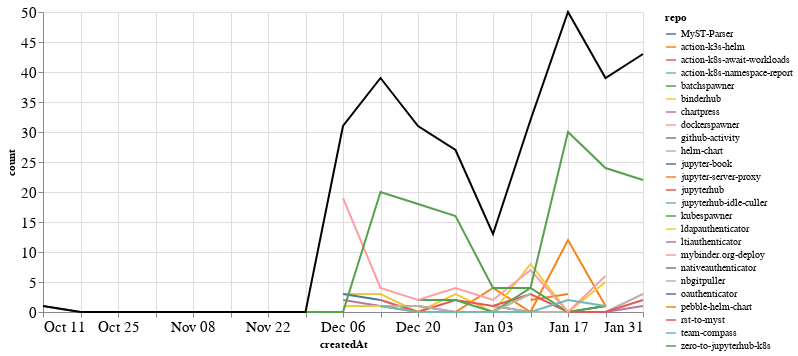

The notebook cell saved with this chart:
### Markdown cell above
### Comments

### Code cell
comments_time = comments.groupby('repo').resample('W', on='createdAt').count()['author'].reset_index()
comments_time = comments_time.rename(columns={'author': 'count'})
comments_time_total = comments_time.groupby('createdAt').agg({"count": "sum"}).reset_index()
ch1 = alt.Chart(comments_time, width=600).mark_line().encode(
    x='createdAt',
    y='count',
    color='repo',
    tooltip="repo"
)

ch2 = alt.Chart(comments_time_total, width=600).mark_line(color="black").encode(
    x='createdAt',
    y='count',
)

ch1 + ch2

### Figure 1 — Vega-Lite specification as saved in the notebook (floating-point values rounded to 4 significant figures)
{"config": {"axisLeft": {"labelFontSize": 15}, "axisBottom": {"labelFontSize": 15}}, "layer": [{"data": {"name": "data-2449b7e669c74e0c711af9e8c32b9741"}, "mark": "line", "encoding": {"color": {"type": "nominal", "field": "repo"}, "tooltip": {"type": "nominal", "field": "repo"}, "x": {"type": "temporal", "field": "createdAt"}, "y": {"type": "quantitative", "field": "count"}}, "width": 600}, {"data": {"name": "data-7d7d76f2e339b51e65f8478ed65a2906"}, "mark": {"type": "line", "color": "black"}, "encoding": {"x": {"type": "temporal", "field": "createdAt"}, "y": {"type": "quantitative", "field": "count"}}, "width": 600}], "$schema": "https://vega.github.io/schema/vega-lite/v4.8.1.json", "datasets": {"data-2449b7e669c74e0c711af9e8c32b9741": [{"repo": "MyST-Parser", "createdAt": "2021-01-03T00:00:00", "count": 1}, {"repo": "MyST-Parser", "createdAt": "2021-01-10T00:00:00", "count": 0}, {"repo": "MyST-Parser", "createdAt": "2021-01-17T00:00:00", "count": 0}, {"repo": "MyST-Parser", "createdAt": "2021-01-24T00:00:00", "count": 1}, {"repo": "action-k3s-helm", "createdAt": "2020-12-13T00:00:00", "count": 1}, {"repo": "action-k3s-helm", "createdAt": "2020-12-20T00:00:00", "count": 0}, {"repo": "action-k3s-helm", "createdAt": "2020-12-27T00:00:00", "count": 0}, {"repo": "action-k3s-helm", "createdAt": "2021-01-03T00:00:00", "count": 4}, {"repo": "action-k3s-helm", "createdAt": "2021-01-10T00:00:00", "count": 0}, {"repo": "action-k3s-helm", "createdAt": "2021-01-17T00:00:00", "count": 12}, {"repo": "action-k3s-helm", "createdAt": "2021-01-24T00:00:00", "count": 1}, {"repo": "action-k8s-await-workloads", "createdAt": "2021-01-31T00:00:00", "count": 3}, {"repo": "action-k8s-namespace-report", "createdAt": "2021-01-17T00:00:00", "count": 3}, {"repo": "batchspawner", "createdAt": "2021-01-31T00:00:00", "count": 8}, {"repo": "binderhub", "createdAt": "2020-12-06T00:00:00", "count": 3}, {"repo": "binderhub", "createdAt": "2020-12-13T00:00:00", "count": 3}, {"repo": "binderhub", "createdAt": "2020-12-20T00:00:00", "count": 0}, {"repo": "binderhub", "createdAt": "2020-12-27T00:00:00", "count": 3}, {"repo": "binderhub", "createdAt": "2021-01-03T00:00:00", "count": 0}, {"repo": "binderhub", "createdAt": "2021-01-10T00:00:00", "count": 8}, {"repo": "binderhub", "createdAt": "2021-01-17T00:00:00", "count": 0}, {"repo": "binderhub", "createdAt": "2021-01-24T00:00:00", "count": 5}, {"repo": "chartpress", "createdAt": "2020-12-06T00:00:00", "count": 2}, {"repo": "chartpress", "createdAt": "2020-12-13T00:00:00", "count": 1}, {"repo": "chartpress", "createdAt": "2020-12-20T00:00:00", "count": 1}, {"repo": "chartpress", "createdAt": "2020-12-27T00:00:00", "count": 0}, {"repo": "chartpress", "createdAt": "2021-01-03T00:00:00", "count": 0}, {"repo": "chartpress", "createdAt": "2021-01-10T00:00:00", "count": 0}, {"repo": "chartpress", "createdAt": "2021-01-17T00:00:00", "count": 0}, {"repo": "chartpress", "createdAt": "2021-01-24T00:00:00", "count": 0}, {"repo": "chartpress", "createdAt": "2021-01-31T00:00:00", "count": 1}, {"repo": "dockerspawner", "createdAt": "2020-12-20T00:00:00", "count": 7}, {"repo": "github-activity", "createdAt": "2020-12-13T00:00:00", "count": 1}, {"repo": "helm-chart", "createdAt": "2021-01-03T00:00:00", "count": 1}, {"repo": "helm-chart", "createdAt": "2021-01-10T00:00:00", "count": 0}, {"repo": "helm-chart", "createdAt": "2021-01-17T00:00:00", "count": 0}, {"repo": "helm-chart", "createdAt": "2021-01-24T00:00:00", "count": 0}, {"repo": "helm-chart", "createdAt": "2021-01-31T00:00:00", "count": 3}, {"repo": "jupyter-book", "createdAt": "2020-12-13T00:00:00", "count": 1}, {"repo": "jupyter-server-proxy", "createdAt": "2021-01-10T00:00:00", "count": 2}, {"repo": "jupyter-server-proxy", "createdAt": "2021-01-17T00:00:00", "count": 3}, {"repo": "jupyterhub", "createdAt": "2020-12-13T00:00:00", "count": 2}, {"repo": "jupyterhub", "createdAt": "2020-12-20T00:00:00", "count": 0}, {"repo": "jupyterhub", "createdAt": "2020-12-27T00:00:00", "count": 2}, {"repo": "jupyterhub", "createdAt": "2021-01-03T00:00:00", "count": 1}, {"repo": "jupyterhub", "createdAt": "2021-01-10T00:00:00", "count": 3}, {"repo": "jupyterhub", "createdAt": "2021-01-17T00:00:00", "count": 0}, {"repo": "jupyterhub", "createdAt": "2021-01-24T00:00:00", "count": 0}, {"repo": "jupyterhub", "createdAt": "2021-01-31T00:00:00", "count": 2}, {"repo": "jupyterhub-idle-culler", "createdAt": "2021-01-31T00:00:00", "count": 1}, {"repo": "kubespawner", "createdAt": "2020-12-20T00:00:00", "count": 2}, {"repo": "kubespawner", "createdAt": "2020-12-27T00:00:00", "count": 2}, {"repo": "kubespawner", "createdAt": "2021-01-03T00:00:00", "count": 0}, {"repo": "kubespawner", "createdAt": "2021-01-10T00:00:00", "count": 4}, {"repo": "kubespawner", "createdAt": "2021-01-17T00:00:00", "count": 0}, {"repo": "kubespawner", "createdAt": "2021-01-24T00:00:00", "count": 1}, {"repo": "ldapauthenticator", "createdAt": "2020-12-06T00:00:00", "count": 1}, {"repo": "ldapauthenticator", "createdAt": "2020-12-13T00:00:00", "count": 1}, {"repo": "ltiauthenticator", "createdAt": "2020-12-06T00:00:00", "count": 3}, {"repo": "mybinder.org-deploy", "createdAt": "2020-12-06T00:00:00", "count": 19}, {"repo": "mybinder.org-deploy", "createdAt": "2020-12-13T00:00:00", "count": 4}, {"repo": "mybinder.org-deploy", "createdAt": "2020-12-20T00:00:00", "count": 2}, {"repo": "mybinder.org-deploy", "createdAt": "2020-12-27T00:00:00", "count": 4}, {"repo": "mybinder.org-deploy", "createdAt": "2021-01-03T00:00:00", "count": 2}, {"repo": "mybinder.org-deploy", "createdAt": "2021-01-10T00:00:00", "count": 7}, {"repo": "mybinder.org-deploy", "createdAt": "2021-01-17T00:00:00", "count": 0}, {"repo": "mybinder.org-deploy", "createdAt": "2021-01-24T00:00:00", "count": 6}, {"repo": "nativeauthenticator", "createdAt": "2021-01-31T00:00:00", "count": 3}, {"repo": "nbgitpuller", "createdAt": "2020-12-13T00:00:00", "count": 1}, {"repo": "nbgitpuller", "createdAt": "2020-12-20T00:00:00", "count": 1}, {"repo": "nbgitpuller", "createdAt": "2020-12-27T00:00:00", "count": 0}, {"repo": "nbgitpuller", "createdAt": "2021-01-03T00:00:00", "count": 0}, {"repo": "nbgitpuller", "createdAt": "2021-01-10T00:00:00", "count": 3}, {"repo": "oauthenticator", "createdAt": "2020-12-06T00:00:00", "count": 3}, {"repo": "oauthenticator", "createdAt": "2020-12-13T00:00:00", "count": 2}, {"repo": "pebble-helm-chart", "createdAt": "2020-12-13T00:00:00", "count": 1}, {"repo": "rst-to-myst", "createdAt": "2021-01-10T00:00:00", "count": 1}, {"repo": "team-compass", "createdAt": "2020-12-13T00:00:00", "count": 1}, {"repo": "team-compass", "createdAt": "2020-12-20T00:00:00", "count": 0}, {"repo": "team-compass", "createdAt": "2020-12-27T00:00:00", "count": 0}, {"repo": "team-compass", "createdAt": "2021-01-03T00:00:00", "count": 0}, {"repo": "team-compass", "createdAt": "2021-01-10T00:00:00", "count": 0}, {"repo": "team-compass", "createdAt": "2021-01-17T00:00:00", "count": 2}, {"repo": "team-compass", "createdAt": "2021-01-24T00:00:00", "count": 1}, {"repo": "zero-to-jupyterhub-k8s", "createdAt": "2020-10-11T00:00:00", "count": 1}, {"repo": "zero-to-jupyterhub-k8s", "createdAt": "2020-10-18T00:00:00", "count": 0}, {"repo": "zero-to-jupyterhub-k8s", "createdAt": "2020-10-25T00:00:00", "count": 0}, {"repo": "zero-to-jupyterhub-k8s", "createdAt": "2020-11-01T00:00:00", "count": 0}, {"repo": "zero-to-jupyterhub-k8s", "createdAt": "2020-11-08T00:00:00", "count": 0}, {"repo": "zero-to-jupyterhub-k8s", "createdAt": "2020-11-15T00:00:00", "count": 0}, {"repo": "zero-to-jupyterhub-k8s", "createdAt": "2020-11-22T00:00:00", "count": 0}, {"repo": "zero-to-jupyterhub-k8s", "createdAt": "2020-11-29T00:00:00", "count": 0}, {"repo": "zero-to-jupyterhub-k8s", "createdAt": "2020-12-06T00:00:00", "count": 0}, {"repo": "zero-to-jupyterhub-k8s", "createdAt": "2020-12-13T00:00:00", "count": 20}, {"repo": "zero-to-jupyterhub-k8s", "createdAt": "2020-12-20T00:00:00", "count": 18}, {"repo": "zero-to-jupyterhub-k8s", "createdAt": "2020-12-27T00:00:00", "count": 16}, {"repo": "zero-to-jupyterhub-k8s", "createdAt": "2021-01-03T00:00:00", "count": 4}, {"repo": "zero-to-jupyterhub-k8s", "createdAt": "2021-01-10T00:00:00", "count": 4}, {"repo": "zero-to-jupyterhub-k8s", "createdAt": "2021-01-17T00:00:00", "count": 30}, {"repo": "zero-to-jupyterhub-k8s", "createdAt": "2021-01-24T00:00:00", "count": 24}, {"repo": "zero-to-jupyterhub-k8s", "createdAt": "2021-01-31T00:00:00", "count": 22}], "data-7d7d76f2e339b51e65f8478ed65a2906": [{"createdAt": "2020-10-11T00:00:00", "count": 1}, {"createdAt": "2020-10-18T00:00:00", "count": 0}, {"createdAt": "2020-10-25T00:00:00", "count": 0}, {"createdAt": "2020-11-01T00:00:00", "count": 0}, {"createdAt": "2020-11-08T00:00:00", "count": 0}, {"createdAt": "2020-11-15T00:00:00", "count": 0}, {"createdAt": "2020-11-22T00:00:00", "count": 0}, {"createdAt": "2020-11-29T00:00:00", "count": 0}, {"createdAt": "2020-12-06T00:00:00", "count": 31}, {"createdAt": "2020-12-13T00:00:00", "count": 39}, {"createdAt": "2020-12-20T00:00:00", "count": 31}, {"createdAt": "2020-12-27T00:00:00", "count": 27}, {"createdAt": "2021-01-03T00:00:00", "count": 13}, {"createdAt": "2021-01-10T00:00:00", "count": 32}, {"createdAt": "2021-01-17T00:00:00", "count": 50}, {"createdAt": "2021-01-24T00:00:00", "count": 39}, {"createdAt": "2021-01-31T00:00:00", "count": 43}]}}
